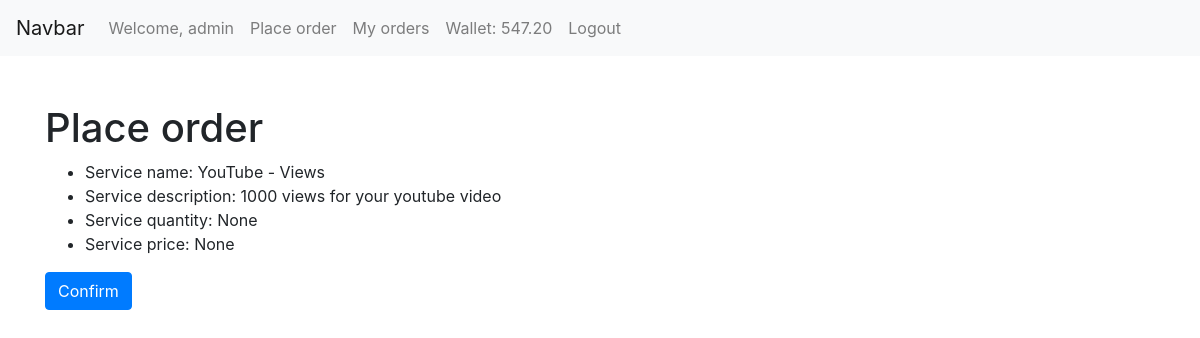
/confirm/ (signed in), run on the app's committed database.
### main/models.py (models this page shows, shortened)
class Wallet(models.Model):
    user = models.OneToOneField('auth.User', on_delete=models.CASCADE, primary_key=True)
    balance = models.DecimalField(default=0, decimal_places=2, max_digits=10)

class Order(models.Model):
    id = models.AutoField(primary_key=True)
    user = models.ForeignKey('auth.User', on_delete=models.CASCADE)
    service = models.ForeignKey(Service, on_delete=models.CASCADE, null=True)
    quantity = models.IntegerField(null=True)
    url = models.URLField(max_length=200, null=True)
    paidDate = models.DateTimeField(null=True)
    price = models.DecimalField(null=True, decimal_places=2, max_digits=10)
    completed = models.BooleanField(default=False, null=True)
    paid = models.BooleanField(default=False, null=True)

class Service(models.Model):
    id = models.AutoField(primary_key=True)
    name = models.CharField(max_length=50)
    price = models.DecimalField(max_digits=10, decimal_places=2)
    description = models.TextField()
    sampleURL = models.URLField(max_length=200)
    def __str__(self):
        return self.name

### main/views.py (the view, shortened to what this page needs)
# urls.py: path('confirm/', views.order_confirm, name='confirm'),
def order_confirm(request):
    if not request.user.is_authenticated:
        messages.error(request, "You must be logged in to place an order.")
        return redirect("main:login")
    order = Order.objects.filter(user=request.user, paid=False)
    if not order.exists():
        messages.error(request, "You must select a service to place an order.")
        return redirect("main:order")
    order = order.first()
    return render(request=request,
                  template_name="main/orderSummary.html", context={"orderData": order})

### main/templates/main/orderSummary.html (shortened to what this page needs)
{% extends "main/header.html" %}
{% load crispy_forms_filters %}
{% block content %}
{% load crispy_forms_tags %}
<div class="container py-5">
  <h1>Place order</h1>
  <form method="POST">
    <ul>
        <li>Service name: {{ orderData.service }}</li>
        <li>Service description: {{ orderData.service.description }}</li>
        <li>Service quantity: {{ orderData.quantity }}</li>
        <li>Service price: {{ orderData.price }}</li>
    </ul>
    <button type="submit" class="btn btn-primary">Confirm</button>
  </form>
</div>
{% endblock %}

### main/templates/main/includes/navbar.html (shortened to what this page needs)
    <nav class="navbar navbar-expand-lg navbar-light bg-light">
      <a class="navbar-brand" href="{% url 'main:homepage' %}">Navbar</a>
      <div class="collapse navbar-collapse" id="navbarText">
        <ul class="navbar-nav mr-auto">
          {% if user.is_authenticated %}
              <li class="nav-item">
                <a class="nav-link" href="#">Welcome, {{user.username}}</a>
              </li>
              <li class="nav-item">
                <a class="nav-link" href="/order">Place order</a>
              </li>
              <li class="nav-item">
                <a class="nav-link" href="/orders">My orders</a>
              </li>
              <li class="nav-item">
                <a class="nav-link" href="/wallet">Wallet: {{user.wallet.balance}}</a>
              </li>
               <li class="nav-item">
                <a class="nav-link" href="/logout">Logout</a>
              </li>
          {% else %}
              <li class="nav-item">
                <a class="nav-link" href="/login">Login</a>
              </li>
          {% endif %}
        </ul>
      </div>
    </nav>

### data on the page
Order: service "YouTube - Views", service.description "1000 views for your youtube video", quantity "None", price "None"

### other printed values
{{ user.username }} "admin"
{{ user.wallet.balance }} "547.20"
